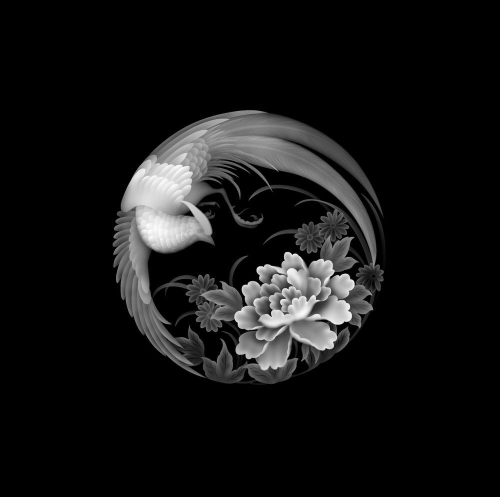
#> input picture Khaled-Tasks/Task 1/input_image.jpg, 1000 x 994 px, found by its file name (shown at 1/2 size)
$ python RGB.py
#> lines starting #> are read from the running program, lines starting #| are printed output that depends on the picture
from PIL import Image

def direct_mapping_resize(image_path, new_width, new_height):
    # Open the image
#> called with new_width = 500, new_height = 500
    image = Image.open(image_path)
#> image is the input picture: PIL image 1000x994 L; min 0, max 255, mean 20.2

    # Create a new image with the desired dimensions
    new_image = Image.new(mode="RGB", size=(new_width, new_height))
#> new_image: PIL image 500x500 RGB; every value is 0

    # Calculate the scaling factors
    width_ratio = new_width / image.width
#> width_ratio = 0.5
    height_ratio = new_height / image.height
#> height_ratio = 0.503

    # Map each pixel from the source image to the resized image
    for y in range(new_height):
        for x in range(new_width):
            # Find the corresponding pixel in the source image
            source_x = int(x / width_ratio)
            source_y = int(y / height_ratio)

            # Get the color of the corresponding pixel
            color = image.getpixel((source_x, source_y))

            # Set the color of the current pixel in the new image
            new_image.putpixel((x, y), color)
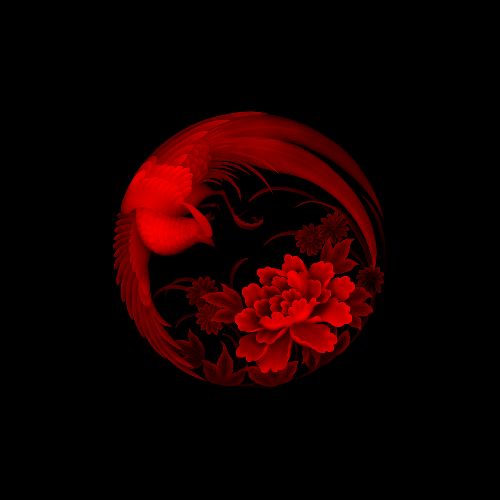
#> new_image: PIL image 500x500 RGB; mean R, G, B 20.2, 0, 0

    return new_image

# Example usage
input_image = "D:\FCI\الفرقة الثالثة\الترم الثاني\جديد\Digital Image Processing\Tasks\ChatGPT\input_image.jpg"
output_image_path = "D:\FCI\الفرقة الثالثة\الترم الثاني\جديد\Digital Image Processing\Tasks\ChatGPT\output_image.jpg"
resized_image = direct_mapping_resize(input_image, 500, 500)
resized_image.save(output_image_path)
